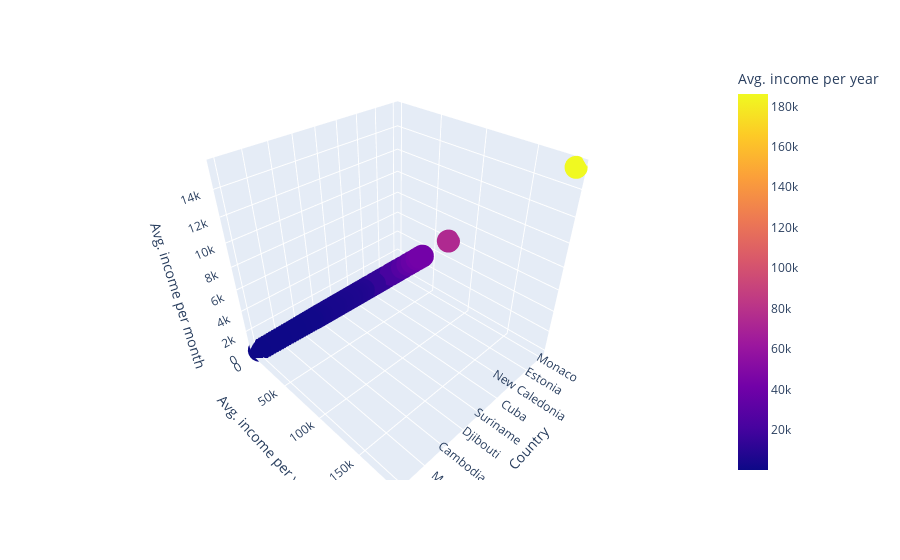

The notebook cell saved with this chart:
### Code cell
px.scatter_3d(income_world, 
              x='Country', 
              y='Avg. income per year', 
              z='Avg. income per month', color='Avg. income per year')

### Figure 1 — Plotly figure (JSON) as saved in the notebook; plotly's stock layout.template omitted (floating-point values rounded to 4 significant figures)
{"data": [{"hoverlabel": {"namelength": 0}, "hovertemplate": "Country=%{x}<br>Avg. income per year=%{marker.color}<br>Avg. income per month=%{z}", "legendgroup": "", "marker": {"color": [186080, 73900, 42610, 42290, 40650, 36290, 32860, 27680, 23230, 22000, 21930, 21740, 16500, 15760, 15410, 14460, 14020, 13930, 10610, 10230, 9540, 8790, 8740, 7900, 7480, 7260, 6600, 6330, 6090, 6010, 5820, 5530, 5510, 5010, 4620, 4490, 4450, 4310, 4290, 3870, 3320, 3200, 2870, 2000, 1830, 1820, 1760, 1670, 1490, 1250, 1190, 1100, 1080, 1060, 940, 920, 830, 790, 780, 760, 650, 530, 510, 500, 310], "coloraxis": "coloraxis", "symbol": "circle"}, "mode": "markers", "name": "", "scene": "scene", "showlegend": false, "type": "scatter3d", "x": ["Monaco", "Luxembourg", "New Zealand", "France", "Andorra", "Kuwait", "South Korea", "Saint Martin", "Estonia", "Portugal", "Czechia", "Puerto Rico", "Palau", "French Polynesia", "Trinidad and Tobago", "Barbados", "New Caledonia", "Virgin Islands", "China", "Mauritius", "Bulgaria", "Saint Lucia", "Grenada", "Montenegro", "Cuba", "Dominican Republic", "Guyana", "Belarus", "Bosnia and Herzegovina", "Peru", "Tuvalu", "Ecuador", "Suriname", "Marshall Islands", "Jamaica", "Guatemala", "Azerbaijan", "Jordan", "Georgia", "Indonesia", "Djibouti", "Bolivia", "Iran", "Nigeria", "Timor-Leste", "Syria", "Kenya", "Uzbekistan", "Cambodia", "Haiti", "Zambia", "Lesotho", "Tanzania", "Tajikistan", "Yemen", "Togo", "Mali", "Burkina Faso", "Rwanda", "Guinea-Bissau", "Sudan", "Liberia", "Central Africa", "Afghanistan", "Somalia"], "y": [186080, 73900, 42610, 42290, 40650, 36290, 32860, 27680, 23230, 22000, 21930, 21740, 16500, 15760, 15410, 14460, 14020, 13930, 10610, 10230, 9540, 8790, 8740, 7900, 7480, 7260, 6600, 6330, 6090, 6010, 5820, 5530, 5510, 5010, 4620, 4490, 4450, 4310, 4290, 3870, 3320, 3200, 2870, 2000, 1830, 1820, 1760, 1670, 1490, 1250, 1190, 1100, 1080, 1060, 940, 920, 830, 790, 780, 760, 650, 530, 510, 500, 310], "z": [15507, 6158, 3551, 3524, 3388, 3024, 2738, 2307, 1936, 1833, 1828, 1812, 1375, 1313, 1284, 1205, 1168, 1161, 884, 853, 795, 733, 728, 658, 623, 605, 550, 528, 508, 501, 485, 461, 459, 418, 385, 374, 371, 359, 358, 323, 277, 267, 239, 167, 153, 152, 147, 139, 124, 104, 99, 92, 90, 88, 78, 77, 69, 66, 65, 63, 54, 44, 43, 42, 26]}], "layout": {"coloraxis": {"colorbar": {"title": {"text": "Avg. income per year"}}, "colorscale": [[0, "#0d0887"], [0.1111, "#46039f"], [0.2222, "#7201a8"], [0.3333, "#9c179e"], [0.4444, "#bd3786"], [0.5556, "#d8576b"], [0.6667, "#ed7953"], [0.7778, "#fb9f3a"], [0.8889, "#fdca26"], [1, "#f0f921"]]}, "legend": {"tracegroupgap": 0}, "margin": {"t": 60}, "scene": {"domain": {"x": [0, 1], "y": [0, 1]}, "xaxis": {"title": {"text": "Country"}}, "yaxis": {"title": {"text": "Avg. income per year"}}, "zaxis": {"title": {"text": "Avg. income per month"}}}}}
